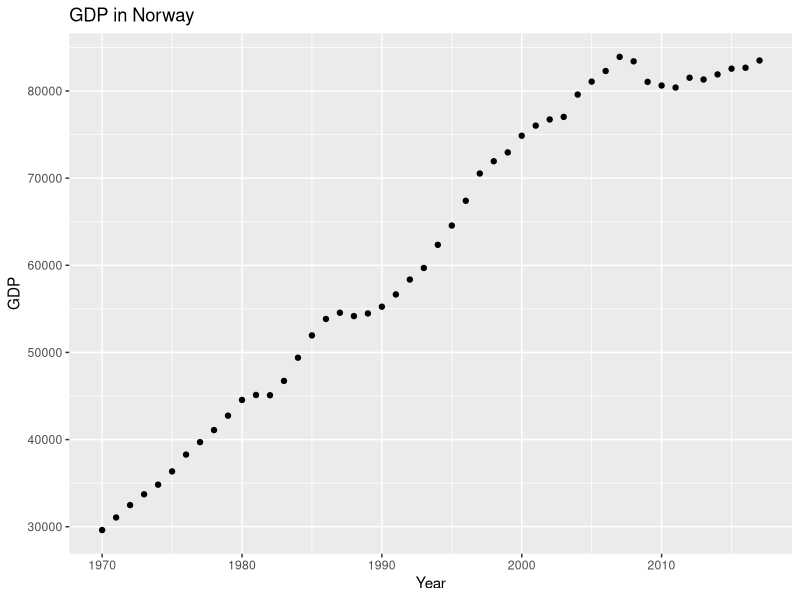

Write the R code that produced this figure.


library(readr)
library(tidyverse)
pwt = read.csv("pwt.csv", head = TRUE)

pwt = pwt[pwt$year>=1970,]

gdp_nor = pwt[pwt$country == "Norway",]
gdp_nor = data.frame(gdp_nor$year,gdp_nor$gdp)

p = ggplot(gdp_nor,aes(x = gdp_nor.year, y = gdp_nor.gdp)) + geom_point() + labs(x = "Year",y = "GDP",title = "GDP in Norway")
ggsave("GDP_norway.png",plot = p)

#grow rates for china
china_70_00 = pwt |> filter(country == "China" & year <= 2000 & year >= 1970) |> mutate(growrate = (gdp - lag(gdp))/lag(gdp))

print(pwt)

#lager veksten i kina som en ny variabel
china = pwt |> filter(country == "China" & year >= 1970 & year <=2000) |> mutate("vekst" = (gdp-lag(gdp))/lag(gdp)) #mutate lager en ny kolonne i data_framen

#finner logaritmen til gdp i årenen henholdsvis 1970 og 2000
gdp_1970 = log(pwt$gdp[pwt$year == 1970])
gdp_2000 = log(pwt$gdp[pwt$year == 2000])


a = pwt$country[pwt$year== "1970"]
print(a)
pwt.growth = data.frame( "Land" = a, "1970" = gdp_1970 ,"2000" =  gdp_2000)
view(pwt.growth)
